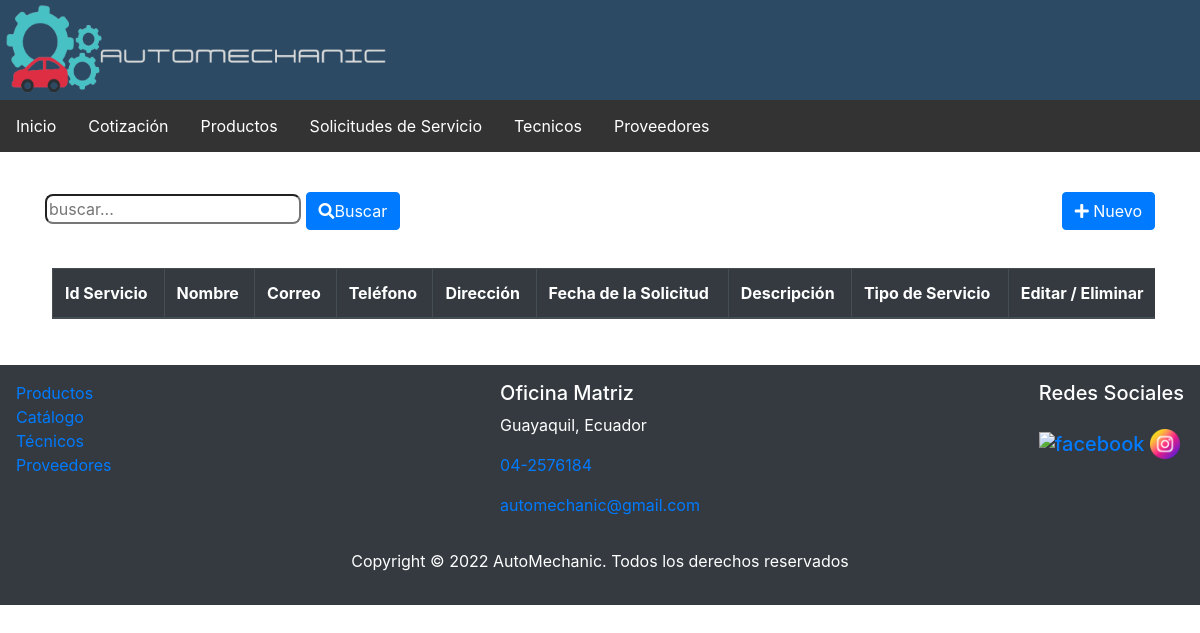
Before: /index.php?c=SolicitudServicio&f=index with the older database file.
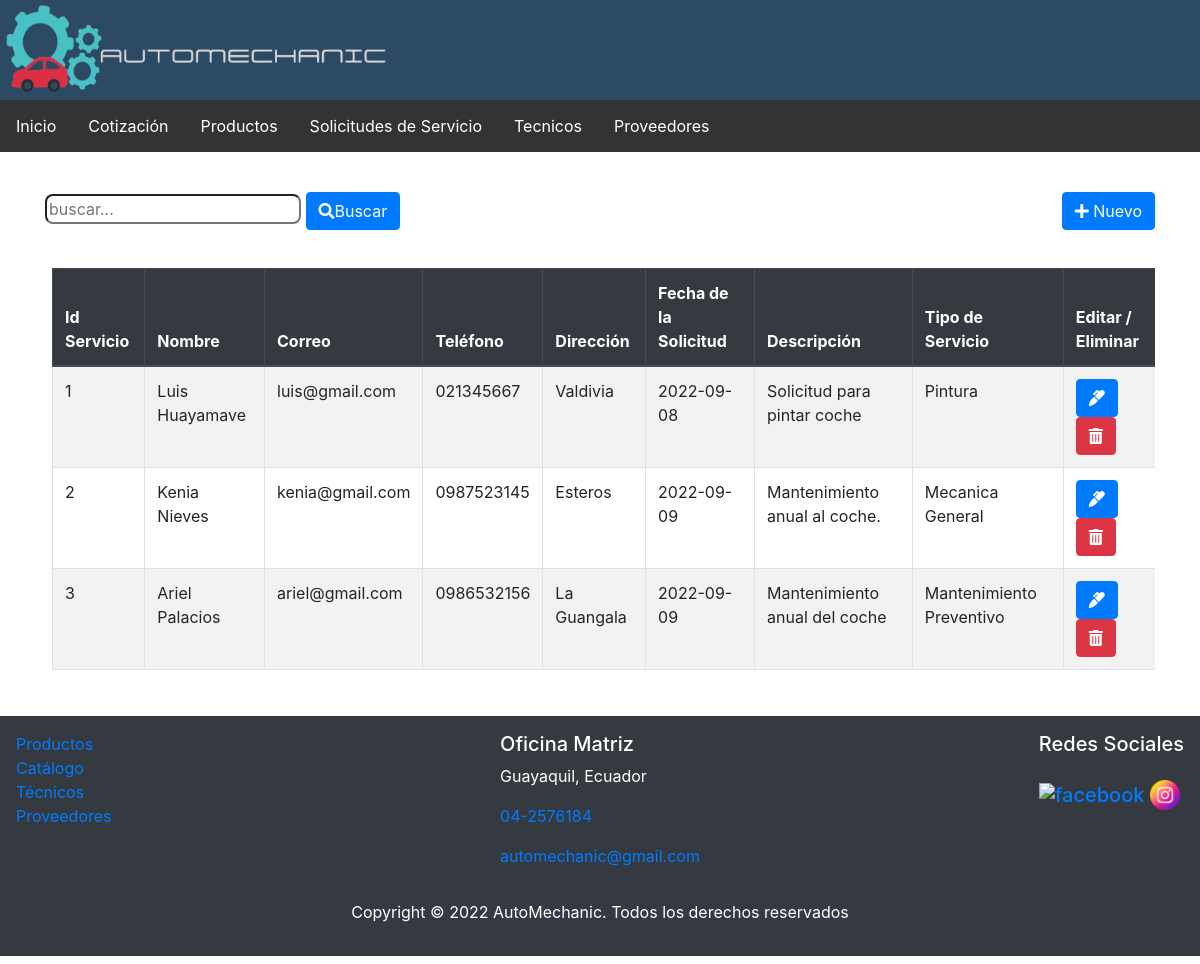
After: the same page with the newer database file.
### tables this page shows
CREATE TABLE `solicitud_servicio` (
  `id_solicitud` int(11) NOT NULL,
  `nombre` varchar(20) NOT NULL,
  `correo` varchar(20) NOT NULL,
  `telefono` varchar(10) NOT NULL,
  `direccion` varchar(100) NOT NULL,
  `descripcion` varchar(100) NOT NULL,
  `fecha_solicitud` date NOT NULL,
  `id_tipo` int(11) NOT NULL
);

CREATE TABLE `tipo_servicio` (
  `id_tipo` int(11) NOT NULL,
  `tipo_servicio` varchar(30) NOT NULL
);

### controller/SolicitudServicioController.php (called while the page is built, shortened)
<?php
require_once 'model/dao/SolicitudServicioDAO.php';
class SolicitudServicioController
{
    private $model;
    public function __construct()
    {
        $this->model = new SolicitudServicioDAO();
    }
    public function index()
    {
        $resultados = $this->model->selectAllFiltro("");
        require_once VSOLICITUDSERVICIO . 'list.php';
    }
}

### controller/FrontController.php (called while the page is built, shortened)
<?php
class FrontController
{
    public function ruteo()
    {
        $funcion = (!empty($_REQUEST['f'])) ? htmlentities($_REQUEST['f']) : FUNCION_PRINCIPAL;
        $cont = new  $controlador();
        $cont->$funcion();
    }
}

### index.php (called while the page is built)
<?php
    require_once 'controller/FrontController.php';
    $front = new FrontController();
    $front->ruteo();

### config/conexion.php (called while the page is built)
<?php
class Conexion
{
    public static function getConexion()
    {
        $dsn = 'mysql:host=localhost;port=3306;dbname=' . DBNAME;
        $conexion = null;
        try {
            $conexion = new PDO($dsn, DBUSER, DBPASSWORD);
            $conexion->setAttribute(PDO::ATTR_ERRMODE, PDO::ERRMODE_EXCEPTION);
        } catch (Exception $e) {
            echo $e;
            die("error " . $e->getMessage());
        }
        return $conexion;
    }
}

### model/dao/SolicitudServicioDAO.php (called while the page is built, shortened)
<?php
require_once 'config/conexion.php';
class SolicitudServicioDAO
{
    private $con;
    public function __construct()
    {
        $this->con = Conexion::getConexion();
    }
    public function selectAllFiltro($parametro)
    {
        $sql = "SELECT * FROM solicitud_servicio s, tipo_servicio t WHERE s.id_tipo = t.id_tipo and
        (s.nombre like :b1 or t.tipo_servicio like :b2)
        ORDER BY s.id_solicitud";
        $stmt = $this->con->prepare($sql);
        $conlike = '%' . $parametro . '%';
        $data = array('b1' => $conlike, 'b2' => $conlike);
        $stmt->execute($data);
        $resultados = $stmt->fetchAll(PDO::FETCH_ASSOC);
        return $resultados;
    }
}

### view/solicitud_servicio/solicitud_servicio.list.php (the view)
<?php require_once HEADER; ?>
<div class="container">
    <div class="row">
        <div class="col-sm-6">
            <form action="index.php?c=SolicitudServicio&f=search" method="POST">
                <input type="text" name="b" id="busqueda" placeholder="buscar..." />
                <button type="submit" class="btn btn-primary"><i class="fas fa-search"></i>Buscar</button>
            </form>
        </div>
        <div class="col-sm-6 d-flex flex-column align-items-end">
            <a href="index.php?c=SolicitudServicio&f=view_new">
                <button type="button" class="btn btn-primary">
                    <i class="fas fa-plus"></i>
                    Nuevo</button>
            </a>
        </div>
    </div>
    <div class="table-responsive mt-2">
        <table class="table table-striped table-bordered">
            <thead class="thead-dark">
                <th>Id Servicio</th>
                <th>Nombre </th>
                <th>Correo </th>
                <th>Tel&eacute;fono </th>
                <th>Direcci&oacute;n </th>
                <th>Fecha de la Solicitud</th>
                <th>Descripci&oacute;n</th>
                <th>Tipo de Servicio</th>
                <th>Editar / Eliminar</th>
            </thead>
            <tbody class="tabladatos">
                <?php
                foreach ($resultados as $fila) {
                ?>
                    <tr>
                        <td><?php echo $fila['id_solicitud']; ?></td>
                        <td><?php echo $fila['nombre']; ?></td>
                        <td><?php echo $fila['correo']; ?></td>
                        <td><?php echo $fila['telefono']; ?></td>
                        <td><?php echo $fila['direccion']; ?></td>
                        <td><?php echo $fila['fecha_solicitud']; ?></td>
                        <td><?php echo $fila['descripcion']; ?></td>
                        <td><?php echo $fila['tipo_servicio']; ?></td>
                        <td>
                            <a class="btn btn-primary" href="index.php?c=SolicitudServicio&f=view_edit&id=<?php echo  $fila['id_solicitud']; ?>">
                                <i class="fas fa-marker"></i></a>
                            <a class="btn btn-danger" onclick="if(!confirm('¿Esta seguro de que desea eliminar esta solicitud?'))return false;" href="index.php?c=SolicitudServicio&f=delete&id=<?php echo  $fila['id_solicitud']; ?>">
                                <i class="fas fa-trash-alt"></i></a>
                        </td>
                    </tr>
                <?php  } ?>
            </tbody>
        </table>
    </div>
</div>
<?php require_once FOOTER ?>

### view/templates/header.php (shortened to what this page needs)
<!DOCTYPE html>
<html>
<head>
    <link href="assets/css/bootstrap.min.css" rel="stylesheet">
    <link href="assets/css/estilos.css" rel="stylesheet">
    <link rel="stylesheet" href="https://use.fontawesome.com/releases/v5.6.3/css/all.css">
</head>
<div style="margin-bottom: 20px">
    <header>
        <a href=""><img src="assets/imagenes/logo3.png" alt="logo" /></a>
    </header>
    <nav style="margin-bottom: 40px">
        <div id="navegador">
            <ul>
                <li><a href="">Inicio</a></li>
                <li><a href="index.php?c=cotizacion&f=index">Cotizaci&oacute;n</a></li>
                <li><a href="index.php?c=Productos&f=index">Productos</a></li>
                <li><a href="index.php?c=SolicitudServicio&f=index">Solicitudes de Servicio</a></li>
                <li><a href="index.php?c=SolicitudTecnico&f=index">Tecnicos</a></li>
                <li><a href="index.php?c=Proveedores&f=index">Proveedores</a></li>
            </ul>
        </div>
    </nav>
</div>

### view/templates/footer.php (shortened to what this page needs)
<footer class="p-3 mb-2 bg-dark text-white" style="margin-top:30px">
    <div class="row">
        <div class="col-sm-4 d-flex flex-column">
            <a href="index.php?c=Productos&f=index" >Productos</a>
            <a href="" >Cat&aacute;logo</a>
            <a href="index.php?c=SolicitudTecnico&f=index" >T&eacute;cnicos</a>
            <a href="index.php?c=Proveedores&f=index" >Proveedores</a>
        </div>
        <div class="col-sm-4 d-flex flex-column align-items-center" >
            <address>
                <h5>Oficina Matriz</h5>
                <p>Guayaquil, Ecuador</p>
                <p><a href="tel:+593">04-2576184</a></p>
                <p><a href = "#">automechanic@gmail.com</a></p>
            </address>
        </div>
        <div class="col-sm-4 d-flex flex-column align-items-end">
            <h5>Redes Sociales<br /><br />
                <a href="http://www.facebook.com/"><img src="assets/imagenes/facebook.png" style="width:30px; height:30px" alt="facebook" class="imagenRedes" /></a>
                <a href="http://www.instagram.com/"><img src="assets/imagenes/instagram.png" style="width:30px; height:30px"alt="instagram" class="imagenRedes" /></a>
            </h5>
        </div>
    </div>
    <div>
        <p class="text-center"> Copyright © <?php echo date('Y'); ?> AutoMechanic. Todos los derechos reservados</p>
    </div>
</footer>
</body>
</html>

### assets/css/estilos.css (style rules this page uses)
header { background-color: #2C4A64; background-size: cover; height:100px; width: 100%; overflow: hidden; }
header img { width: 400px; height: 100px; text-align: left; }
#navegador ul { list-style-type: none; margin: 0; padding: 0; overflow: hidden; background-color: #333; }
#navegador li { float: left; position: relative; }
#navegador li a { display: block; color: white; text-align: center; padding: 14px 16px; text-decoration: none; }
input[type=text] { border-radius: 8px; }
table { margin-top:30px; }
table, td, th { padding: 7px; margin-left:7px; border: #7E7E83 1px solid; border-collapse: collapse; }
tbody { background-color:white; }

Changed rows visible on the page:
added solicitud_servicio: id_solicitud "1", nombre "Luis Huayamave", correo "luis@gmail.com", telefono "021345667", direccion "Valdivia", fecha_solicitud "2022-09-08", descripcion "Solicitud para pintar coche", id_tipo.tipo_servicio "Pintura"
added solicitud_servicio: id_solicitud "2", nombre "Kenia Nieves", correo "kenia@gmail.com", telefono "0987523145", direccion "Esteros", fecha_solicitud "2022-09-09", descripcion "Mantenimiento anual al coche.", id_tipo.tipo_servicio "Mecanica General"
added solicitud_servicio: id_solicitud "3", nombre "Ariel Palacios", correo "ariel@gmail.com", telefono "0986532156", direccion "La Guangala", fecha_solicitud "2022-09-09", descripcion "Mantenimiento anual del coche", id_tipo.tipo_servicio "Mantenimiento Preventivo"
